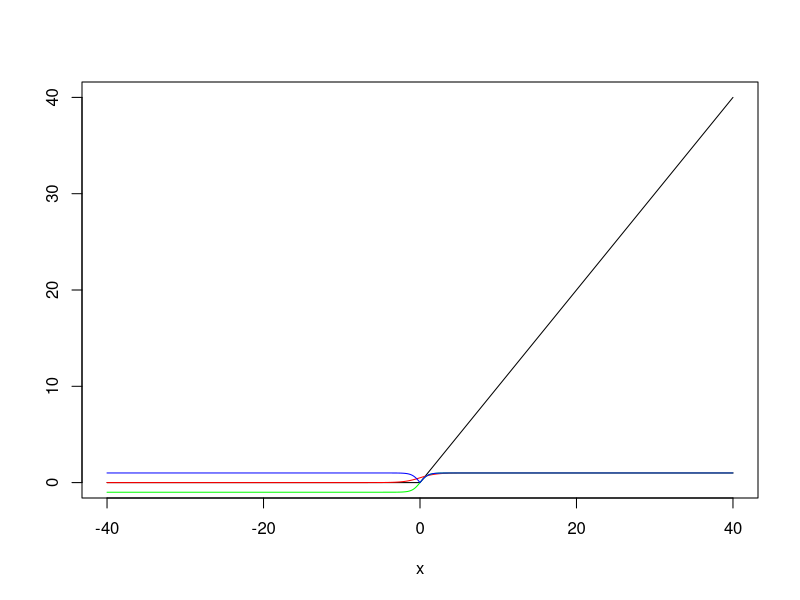

Here is the R script that generated this plot:
x <- seq(from = -40, to = 40, by = 0.01)

sig <- 1 / (1 + exp(-x))
hinge <- function(a) {
  return(max(0, a))
}
relu <- unlist(lapply(x, hinge))

plot(x,
     relu,
     type = 'l',
     ylab = '')
lines(x, sig , col = 'red')
lines(x, tanh(x), col = 'green')
lines(x, abs(tanh(x)), col = 'blue')
